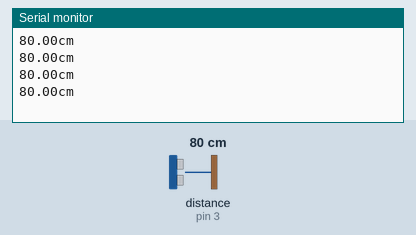
This sketch was run on a simulated Arduino Uno, built with avr-gcc and run on an emulated ATmega328P. On the bench: the last lines printed to the serial monitor. Wiring (inferred from the names in the program): ultrasonic range finder: trigger pin 2; echo pin 3. The inputs (shaded band) are chosen by the test bench; at power-on: distance to the obstacle (sensor on pin 3) 80 cm. The echo pulse lasts 58.3 µs per cm.

Above: at 1.2 s.
1.3 s: distance to the obstacle (sensor on pin 3) set to 2 cm
At 1.73 s:
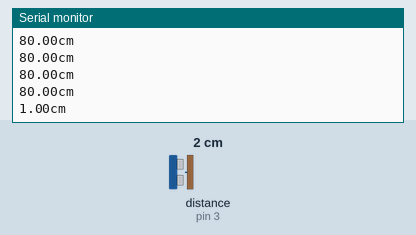
2.8 s: distance to the obstacle (sensor on pin 3) set to 4 cm
At 2.94 s:
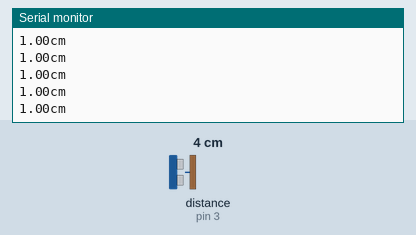
Timing chart, 0 to 5.8 s (numbered marks = the images above; inputs shaded):
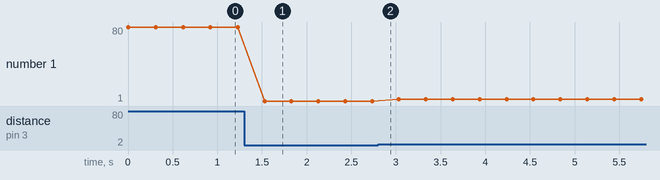

The sketch:

ultrasonic_sensor.ino
```cpp
void setup() {
  Serial.begin(9600);
  pinMode(2,OUTPUT);  //센서 TRIG 핀
  pinMode(3,INPUT);   //센서 ECHO 핀
}
int microsecondsToCentimeters(int microseconds){
  return (double)microseconds / 29.0 / 2.0;
}


void loop() {
  int duration;
  double cm;

  digitalWrite(2,HIGH);    //센서 TRIG 신호 입력
  delayMicroseconds(10);    //10us 유지
  digitalWrite(2,LOW);     //TRIG 신호 off

  duration = pulseIn(3,HIGH);
  //ECHO pin : HIGH-> LOW 간격 측정
  cm = microsecondsToCentimeters(duration);
  //거리(cm)로 변환

  Serial.print(cm);
  Serial.println("cm");

  delay(300);  //0.3초 대기 후 다시 측정
}
```

Measured:
- after the input at 1.3 s, the serial monitor: prints a new line after 0.23 s (image 1)
- plotted number 1: 80 → 1 after the input at 1.3 s, 1 → 3 after the input at 2.8 s
